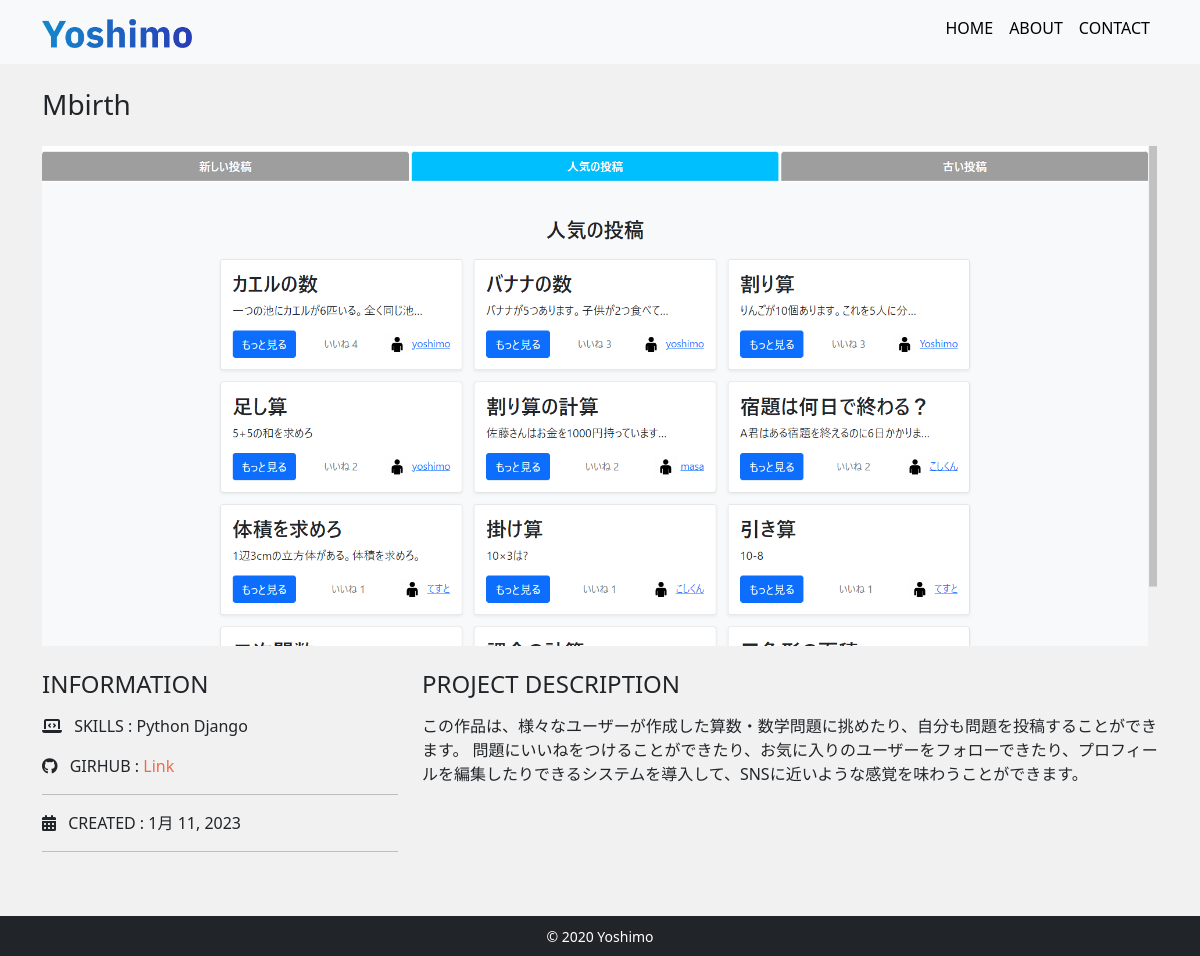
/detail/1, run on the app's committed database.
### app/models.py (models this page shows, shortened)
class Work(models.Model):
    title = models.CharField("タイトル", max_length=100)
    image = models.ImageField(upload_to="images", verbose_name="イメージ画像")
    thumbnail = models.ImageField(
        upload_to="images", verbose_name="サムネイル画像", null=True, blank=True
    )
    skill = models.CharField("スキル", max_length=100)
    url = models.CharField("URL", max_length=100, null=True, blank=True)
    created = models.DateField("作成日")
    description = models.TextField("説明")

### app/views.py (the view)
# urls.py: path("detail/<int:pk>", views.DetailView.as_view(), name="detail"),
class DetailView(View):
    def get(self, request, *args, **kwargs):
        work_data = Work.objects.get(id=self.kwargs["pk"])
        return render(request, "app/detail.html", {"work_data": work_data})

### app/templates/app/detail.html
{% extends 'app/base.html' %}
{% block content %}
    <h3 class="mb-4">{{ work_data.title }}</h3>
    <div class="card top mb-4">
        <img src="{{ work_data.image.url }}" alt="">
    </div>
    <div class="row">
        <div class="col-sm-4 mb-4">
            <h4 class="mb-3">INFORMATION</h4>
            <p>
                <i class="fas fa-laptop-code me-2"></i>
                <span class="font-weight-bolder">SKILLS :</span>
                {{ work_data.skill }}
            </p>
            <p>
                <i class="fa-brands fa-github me-2"></i>
                <span class="font-weight-bolder">GIRHUB :</span>
                {% if work_data.url %}
                    <a href="{{ work_data.url }}" target="_blank" class="link-color">Link</a>
                {% else %}
                    Private
                {% endif %}
            </p>
            <hr>
            <p>
                <i class="fa-solid fa-calendar-days me-2"></i>
                <span class="font-weight-bolder">CREATED :</span>
                {{ work_data.created }}
            </p>
            <hr>
        </div>
        <div class="col-sm-8">
            <h4 class="mb-3">PROJECT DESCRIPTION</h4>
            <p>{{ work_data.description|linebreaks }}</p>
        </div>
    </div>
{% endblock content %}

### app/static/css/style.css (style rules this page uses)
* { margin: 0; padding: 0; box-sizing: border-box; }
body { background: #F1F1F1; display: flex; flex-flow: column; min-height: 100vh; overflow-x: hidden; }
.top img { object-fit: cover; height: 500px; position: relative; }
.top img::before { content: ""; position: absolute; top: 0; left: 0; width: 100px; height: 100px; background: black; z-index: 100; }
.link-color { color: #EE6C4D; text-decoration: none; transition: all 0.3s; }
.card { border: none; }

### data on the page
Work: title "Mbirth", image (picture), skill "Python Django", created "1月 11, 2023", description "この作品は、様々なユーザーが作成した算数・数学問題に挑めたり、自分も問題を投稿することができます。 問題にいいねをつけることができたり、お気に入りのユーザーをフォローできたり、プロフィールを編集したりできるシステムを導入して、SNSに近いような感覚を味わうことができます。"
